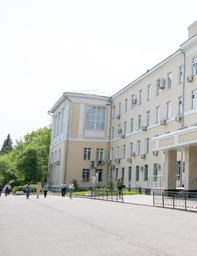
#> input picture IP_practice_9_Golvoanov_Daniil/001.JPG, 197 x 256 px, shrunk from 414 x 537 before the run
$ jupyter execute --allow-errors IP_practice_9_Golvoanov_Daniil.ipynb   (older library calls are emulated)
#> lines starting #> are read from the running program, lines starting #| are printed output that depends on the picture; after the words box and inside, x2 and y2 are one past the last pixel; in counts of white or black regions, pixels touching at a corner belong together; long printed decimals are rounded
[cell 1]
import numpy as np
import cv2
import pywt
from skimage.feature import local_binary_pattern, graycomatrix, graycoprops
from skimage.feature import peak_local_max
from skimage.segmentation import watershed
from scipy import ndimage as ndi
from sklearn.cluster import KMeans
import matplotlib.pyplot as plt

img_origin = cv2.imread('001.JPG')
#> img_origin is the input picture: shape (256, 197, 3); mean B, G, R 199.5, 203, 201.8
img = cv2.cvtColor(img_origin, cv2.COLOR_BGR2GRAY)
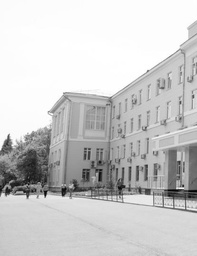
#> img: shape (256, 197); min 1, max 255, mean 202.2

# 1. Текстурные признаки

radius = 1
n_points = 8 * radius
lbp = local_binary_pattern(img, n_points, radius, method='uniform')
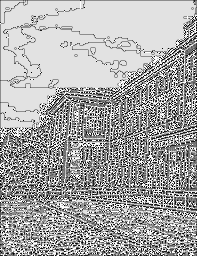
#> lbp: shape (256, 197) float64; min 0, max 9, mean 5.95; drawn with min black and max white

# Матрица взаимной встречаемости (GLCM)
distances = [1]
angles = [0, np.pi/4, np.pi/2, 3*np.pi/4]
glcm = graycomatrix(img, distances=distances, angles=angles, levels=256, symmetric=True, normed=True)
contrast = graycoprops(glcm, 'contrast')[0, 0]
#> contrast = 209
energy = graycoprops(glcm, 'energy')[0, 0]
#> energy = 0.181
homogeneity = graycoprops(glcm, 'homogeneity')[0, 0]
#> homogeneity = 0.516
correlation = graycoprops(glcm, 'correlation')[0, 0]
#> correlation = 0.963

# Признаки Фурье
f = np.fft.fft2(img)
fshift = np.fft.fftshift(f)
magnitude_spectrum = 20*np.log(np.abs(fshift))
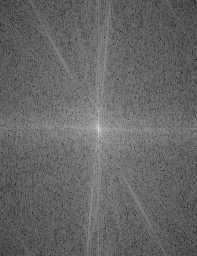
#> magnitude_spectrum: shape (256, 197) float64; min 27.23, max 322.8, mean 146.1; drawn with min black and max white

# Вейвлет-признаки
def compute_wavelet_features(image):
    coeffs2 = pywt.dwt2(image, 'bior1.3')
    LL, (LH, HL, HH) = coeffs2
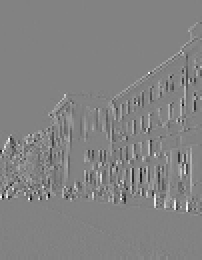
#> HL: shape (130, 101) float64 (shown 2 times larger); min -122.9, max 117.1, mean 0.2; drawn with min black and max white
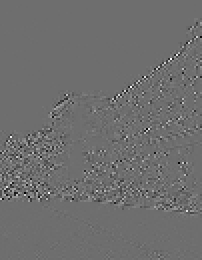
#> HH: shape (130, 101) float64 (shown 2 times larger); min -44.5, max 58, mean 0; drawn with min black and max white
    # Увеличиваем LL до исходного размера изображения с помощью интерполяции
    LL_resized = cv2.resize(LL, (image.shape[1], image.shape[0]), interpolation=cv2.INTER_LINEAR)
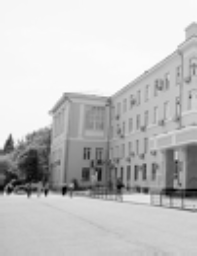
#> LL_resized: shape (256, 197) float64; min 40.88, max 517.4, mean 404.8; drawn with min black and max white
    LH_resized = cv2.resize(LH, (image.shape[1], image.shape[0]), interpolation=cv2.INTER_LINEAR)
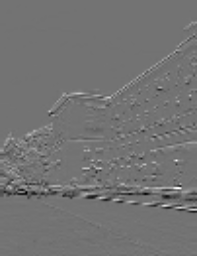
#> LH_resized: shape (256, 197) float64; min -106.7, max 129.4, mean 0.2; drawn with min black and max white
    HL_resized = cv2.resize(HL, (image.shape[1], image.shape[0]), interpolation=cv2.INTER_LINEAR)
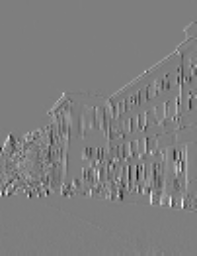
#> HL_resized: shape (256, 197) float64; min -106.3, max 107.5, mean 0.2; drawn with min black and max white
    HH_resized = cv2.resize(HH, (image.shape[1], image.shape[0]), interpolation=cv2.INTER_LINEAR)
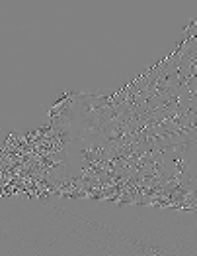
#> HH_resized: shape (256, 197) float64; min -40.86, max 39.38, mean 0; drawn with min black and max white
    return LL_resized, LH_resized, HL_resized, HH_resized

LL, LH, HL, HH = compute_wavelet_features(img)

# Кодирование каждого пикселя
encoded_img = np.zeros((img.shape[0], img.shape[1], 7), dtype=np.float32)  # 7 признаков
encoded_img[:, :, 0] = lbp  # LBP
encoded_img[:, :, 1] = contrast  # GLCM (контраст)
encoded_img[:, :, 2] = magnitude_spectrum  # Фурье
encoded_img[:, :, 3] = LL  # Вейвлет LL
encoded_img[:, :, 4] = LH  # Вейвлет LH
encoded_img[:, :, 5] = HL  # Вейвлет HL
encoded_img[:, :, 6] = HH  # Вейвлет HH

# Визуализация
plt.figure(figsize=(15, 10))
plt.subplot(3, 3, 1), plt.imshow(img, cmap='gray'), plt.title('Original Image')
plt.subplot(3, 3, 2), plt.imshow(lbp, cmap='gray'), plt.title('LBP')
plt.subplot(3, 3, 3), plt.imshow(magnitude_spectrum, cmap='gray'), plt.title('Fourier Spectrum')
plt.subplot(3, 3, 4), plt.imshow(LL, cmap='gray'), plt.title('Wavelet LL')
plt.subplot(3, 3, 5), plt.imshow(LH, cmap='gray'), plt.title('Wavelet LH')
plt.subplot(3, 3, 6), plt.imshow(HL, cmap='gray'), plt.title('Wavelet HL')
plt.subplot(3, 3, 7), plt.imshow(HH, cmap='gray'), plt.title('Wavelet HH')
plt.tight_layout()
plt.show()

print("Первые 5x5 пикселей закодированного изображения:\n", encoded_img[:5, :5, :])
#| Первые 5x5 пикселей закодированного изображения:
#|  [[[  3.       209.010  128.293  502.         0.         0.
#|      0.      ]
#|   [  5.       209.010  114.267  502.         0.         0.
#|      0.      ]
#|   [  5.       209.010  106.719  502.         0.         0.
#|      0.      ]
#|   [  5.       209.010  110.7095   502.         0.         0.
#|      0.      ]
#|   [  5.       209.010   90.291 502.         0.         0.
#|      0.      ]]
#|  [[  5.       209.010   99.769  502.         0.         0.
#> (further printed lines are left out)

[cell 2]
# 2. Сегментация изображения
#Алгоритм разрастания регионов
import math
img_origin = cv2.imread('001.JPG')
img = cv2.cvtColor(img_origin, cv2.COLOR_BGR2GRAY)
def homo_average(img, mask, point, T):
    av_val = img[mask > 0].sum() / np.count_nonzero(img[mask > 0])

    if abs(av_val - img[point]) <= T:
        return True

    return False

def region_growing(image, seed_point,homo_fun,r, T):
#> called with seed_point = (10, 10), r = 8, T = 10
    mask = np.zeros(img.shape, np.uint8)
    mask[seed_point] = 1
    count = 1
    while count > 0:
        count = 0
        local_mask = np.zeros(img.shape, np.uint8)
        for i in range(r,image.shape[0] - r):
            for j in range(r,image.shape[1] - r):
                if mask[i,j]==0 and mask[i - r:i + r, j-r: j+r].sum() > 0:
                    if homo_fun(image, mask, (i,j), T):
                        local_mask[i,j] = 1
        count = np.count_nonzero(local_mask)
        print(count)
        mask += local_mask
#> local_mask: shape (256, 197); every value is 0
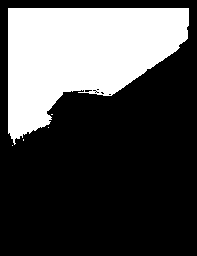
#> mask: shape (256, 197); values 0 (black) and 1 (white), 30.2% white; 5 white regions (4 under 20 px), largest, box (x1, y1, x2, y2) and area: (8, 8, 189, 145) 15228

    return mask*255

seed_point = (10, 10)
mask = region_growing(img,seed_point,homo_average, 8 , 10)
plt.figure(figsize=(15, 5))
plt.subplot(1, 3, 1), plt.imshow(mask, cmap="gray"), plt.title('region_growing')
